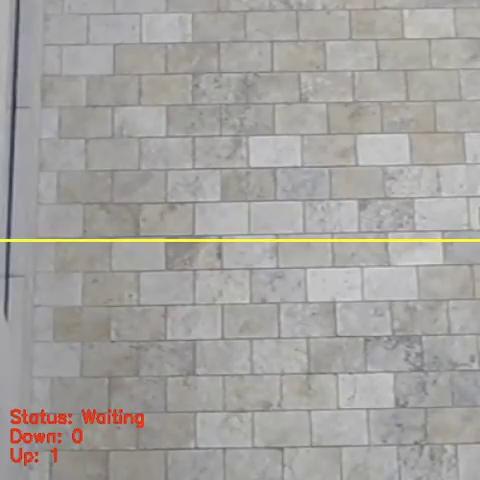
#> input picture frame 207 of Archana/Capstone/Topview_counter_python/VID2.mp4, 480 x 480 px, given in place of vid1_cropped.mp4, which was not available
$ python counter.py   (Python 2 division)   (older library calls are emulated)
#> lines starting #> are read from the running program, lines starting #| are printed output that depends on the picture; pictures that were not available may be replaced by others from this repository, and a replacement may not be noted
import numpy as np
import time
import imutils
import cv2
import os
#import os.path
#from os import path

avg = None
video = cv2.VideoCapture("vid1_cropped.mp4")
xvalues = list()
motion = list()
count1 = 0
count2 = 0
N = 0
if os.path.exists("N_people.txt"):
	os.remove("N_people.txt") # delete any existing file
if os.path.exists("N_1value.txt"):
        os.remove("N_1value.txt") # delete any existing file

def find_majority(k):
    myMap = {}
    maximum = ( '', 0 ) # (occurring element, occurrences)
    for n in k:
        if n in myMap: myMap[n] += 1
        else: myMap[n] = 1

        # Keep track of maximum on the go
        if myMap[n] > maximum[1]: maximum = (n,myMap[n])

    return maximum

while 1:
    ret, frame = video.read()
#> frame is the input picture: shape (480, 480, 3); mean B, G, R 158.4, 161.4, 164
    flag = True
    text=""
    if ret == True:
    	frame = imutils.resize(frame, width=500)
#> frame: shape (500, 500, 3)
    else:
    	break
    gray = cv2.cvtColor(frame, cv2.COLOR_BGR2GRAY)
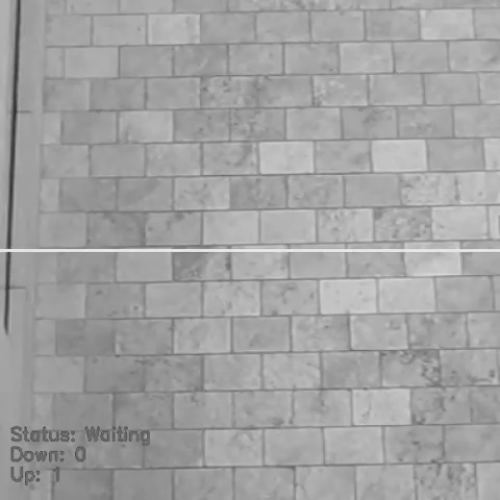
#> gray: shape (500, 500); min 52, max 237, mean 161.8
    gray = cv2.GaussianBlur(gray, (21, 21), 0)
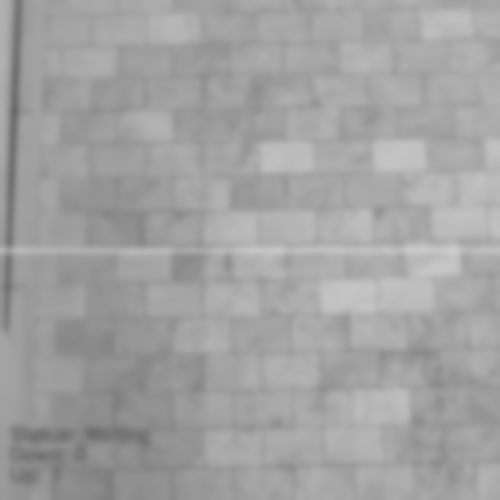
#> gray: shape (500, 500); min 106, max 204, mean 161.8

    if avg is None:
        print "[INFO] starting background model..."
        avg = gray.copy().astype("float")
        continue

    cv2.accumulateWeighted(gray, avg, 0.5)
    frameDelta = cv2.absdiff(gray, cv2.convertScaleAbs(avg))
    thresh = cv2.threshold(frameDelta, 5, 255, cv2.THRESH_BINARY)[1]
    thresh = cv2.dilate(thresh, None, iterations=2)
  # (_, cnts, _) = cv2.findContours(thresh.copy(), cv2.RETR_EXTERNAL, cv2.CHAIN_APPROX_SIMPLE)
    (cnts, _) = cv2.findContours(thresh.copy(), cv2.RETR_EXTERNAL, cv2.CHAIN_APPROX_SIMPLE)

    for c in cnts:
        if cv2.contourArea(c) < 5000:
            continue
        (x, y, w, h) = cv2.boundingRect(c)
        xvalues.append(x)
	cv2.rectangle(frame, (x, y), (x + w, y + h), (0, 0, 255), 2)
	flag = False

    no_x = len(xvalues)

    if (no_x > 2):
        difference = xvalues[no_x - 1] - xvalues[no_x - 2]
        if(difference > 0):
            motion.append(1)
        else:
            motion.append(0)

    if flag is True:
        if (no_x > 5):
            val, times = find_majority(motion)
            if val == 1 and times >= 15:
                count1 += 1
            else:
                count2 += 1

        xvalues = list()
        motion = list()

    cv2.line(frame, (260, 0), (260,480), (0,255,0), 2)
    cv2.line(frame, (420, 0), (420,480), (0,255,0), 2)
    N = count2 - count1
    #f.write("N: {}\n\n".format(N))
    f = open("N_people.txt", "a")
    f1 = open("N_1value.txt", "w")
    f.write("{}\n".format(N))
    f1.write("{}\n".format(N))
    f.close()
    f1.close()
    cv2.putText(frame, "Out: {}".format(count1), (10, 20), cv2.FONT_HERSHEY_SIMPLEX, 0.5, (0, 0, 255), 2)
    cv2.putText(frame, "In: {}".format(count2), (10, 40), cv2.FONT_HERSHEY_SIMPLEX, 0.5, (0, 0, 255), 2)
    #f.write("In: {}\n".format(count1))
    #f.write("Out: {}\n".format(count2))
    #f.write("N: {}\n\n".format(N))
    cv2.imshow("Frame",frame)
    cv2.imshow("Gray",gray)
    cv2.imshow("FrameDelta",frameDelta)

    key = cv2.waitKey(1) & 0xFF
    if key == ord('q'):
        break


video.release()
cv2.destroyAllWindows()

$ run again, starting later in the video
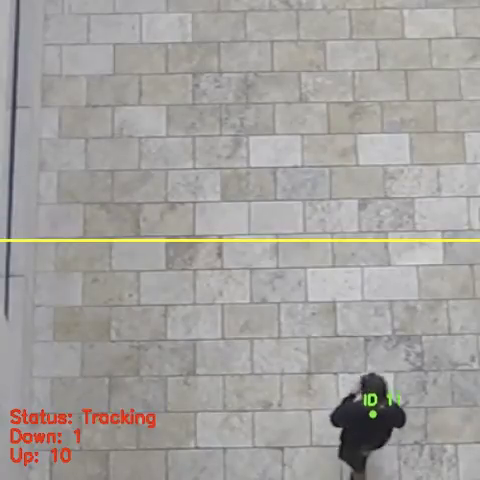
#> input picture frame 1656 of Archana/Capstone/Topview_counter_python/VID2.mp4, 480 x 480 px, given in place of vid1_cropped.mp4, which was not available
#> frame is the input picture: shape (480, 480, 3); mean B, G, R 157.2, 160.2, 163
#> frame: shape (500, 500, 3)
#> `gray = cv2.cvtColor(frame, cv2.COLOR_BGR2GRAY)`:
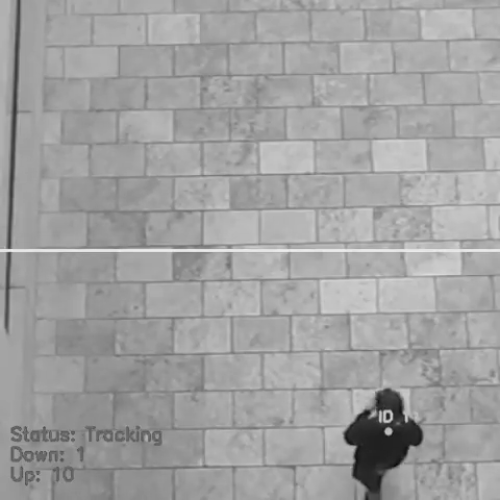
#> gray: shape (500, 500); min 12, max 237, mean 160.6
#> `gray = cv2.GaussianBlur(gray, (21, 21), 0)`:
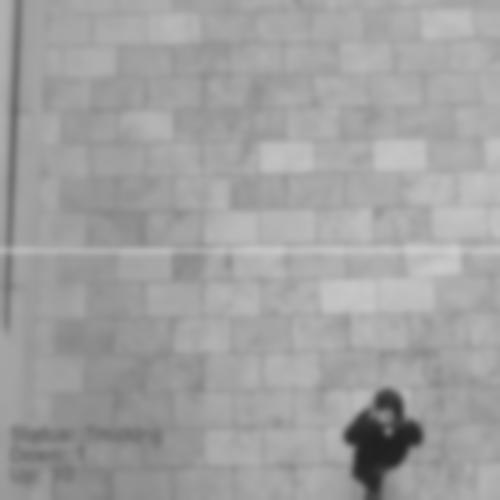
#> gray: shape (500, 500); min 32, max 206, mean 160.6
